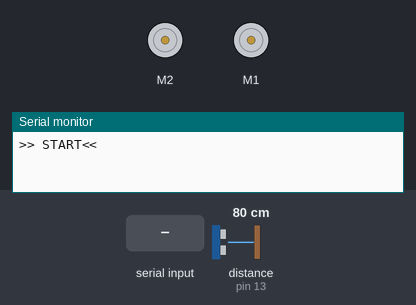
Simulated run of this sketch. Board: Arduino Uno, built with avr-gcc and run on an emulated ATmega328P. Shown: 2 × DC motor (green arrow = forward, orange = backward, longer = faster), the last lines printed to the serial monitor. Wiring (inferred from the names in the program): ultrasonic range finder: trigger pin 12; echo pin 13. The test bench sets the inputs (shaded band); at power-on: distance to the obstacle (sensor on pin 13) 80 cm. The echo pulse lasts 58.3 µs per cm.

Above: at 1.2 s.
1.3 s: "w" received over the second serial link
At 1.7 s:
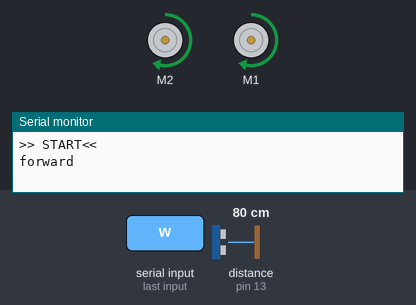
3.3 s: "s" received over the second serial link
At 3.7 s:
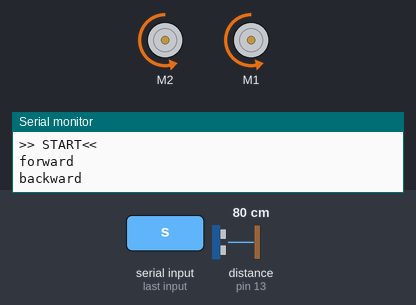
5.3 s: "d" received over the second serial link
At 5.9 s:
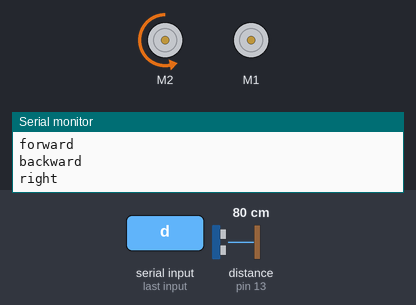
7.5 s: "a" received over the second serial link
At 7.9 s:
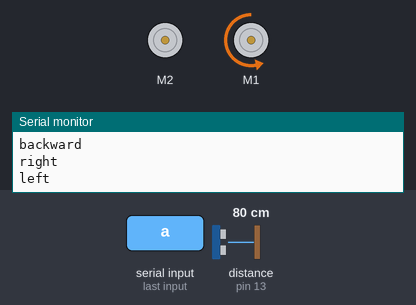
Timing chart, 0 to 10.5 s (numbered marks = the images above; inputs shaded):
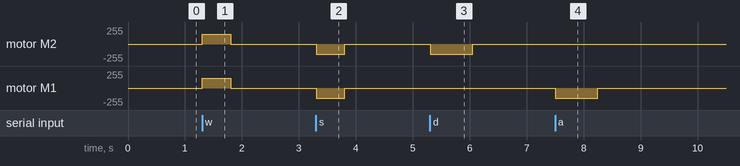

Measured:
- after the input at 1.3 s, motor M2, motor M1: stopped → forward 150/255 at once, → stopped 0.50 s later
- after the input at 3.3 s, motor M2, motor M1: stopped → backward 150/255 at once, → stopped 0.50 s later
- after the input at 5.3 s, motor M2: stopped → backward 150/255 at once, → stopped 0.75 s later
- after the input at 7.5 s, motor M1: stopped → backward 150/255 at once, → stopped 0.75 s later

The sketch:

Silniczki_poruszanie.ino.ino
```cpp
#include <AFMotor.h>
#include <Wire.h>
#include <Adafruit_MotorShield.h>
#include "utility/Adafruit_MS_PWMServoDriver.h"
#include <SoftwareSerial.h>

Adafruit_MotorShield AFMS = Adafruit_MotorShield();
Adafruit_DCMotor *myMotor_L = AFMS.getMotor(2);
Adafruit_DCMotor *myMotor_R = AFMS.getMotor(1);
SoftwareSerial MyBlue(2, 3); // piny służące do komunikacji bluetooth
int Trig = 12 ;  //pin 2 Arduino połączony z pinem Trigger czujnika
int Echo = 13;  //pin 3 Arduino połączony z pinem Echo czujnika
int CM;        //odległość w cm
long TIME;     //długość powrotnego impulsu w uS
bool proximityAlertSent = false;
bool delayRunning=true;
int long delayStart = millis();
int measurement[3] = {99,99,99};
int meanMeasurement = 99;
int robotSpeed = 150;
bool autoBypassing = false;

void setup(){
  AFMS.begin(9600); // połączenie
  MyBlue.begin(9600);
  Serial.begin(9600);
  pinMode(Trig, OUTPUT);  //ustawienie pinu 2 w Arduino jako wyjście
  pinMode(Echo, INPUT);  //ustawienie pinu 3 w Arduino jako wejście
  Serial.println(">> START<<");
  myMotor_L->setSpeed(robotSpeed);
  myMotor_R->setSpeed(robotSpeed);  //ustawienie prędkości silnika
}

void forward(){
  myMotor_L->run(FORWARD); // do przodu
  myMotor_R->run(FORWARD);
  delay(500); //zatrzymanie programu na 500 milisec czyli 0.5 sek
  myMotor_R->run(RELEASE);
  myMotor_L->run(RELEASE); // zatrzymywanie silnika
}

void backward(){
  myMotor_L->run(BACKWARD); // do tyłu
  myMotor_R->run(BACKWARD);
  delay(500);
  myMotor_R->run(RELEASE);
  myMotor_L->run(RELEASE); // zatrzymywanie silnika
}

void left(){
  myMotor_R->run(BACKWARD);
  delay(750);
  myMotor_R->run(RELEASE);

}
void right(){
  myMotor_L->run(BACKWARD);
  delay(750);
  myMotor_L->run(RELEASE);
}
// dodany kod
void speedChange(){
 if (robotSpeed >= 250)
  {
   robotSpeed=250;
  }
  if (robotSpeed <= 0)
  {
    robotSpeed=0;
  }
  myMotor_R->setSpeed(robotSpeed);
  myMotor_L->setSpeed(robotSpeed);
  Serial.println("NOWA PREDKOSC " + robotSpeed);

}

void sendInfo()
{
   String message = "INFO:PREDKOSC<"+String(robotSpeed)+">";
   if (autoBypassing == true)
   {
    message = message + "auto";
   }
   else if( autoBypassing == false)
   {
      message = message + "manual";
   } //TODO test
   Serial.println("###############################");
   Serial.println(message);
   char charMessage[message.length()+1];
   message.toCharArray(charMessage, sizeof(charMessage));
   Serial.println("Wysylanie aktualnej predkosci: " + robotSpeed);
   MyBlue.write(charMessage);

}


int proximityMeasurement ()
{
  //ustawienie stanu wysokiego na 2 uS - impuls inicjalizujacy
  digitalWrite(Trig, LOW);
  delayMicroseconds(2);
  //ustawienie stanu wysokiego na 10 uS - impuls inicjalizujący
  digitalWrite(Trig, HIGH);
  delayMicroseconds(10);
  digitalWrite(Trig, LOW);
  digitalWrite(Echo, HIGH);
  TIME = pulseIn(Echo, HIGH);
  //szerokość odbitego impulsu w uS podzielone przez 58 to odleglosc w cm
  CM = TIME / 58;
  return CM;
}

void loop(){
  if (MyBlue.available()>0){
   char command = MyBlue.read();
   switch ( command )
   {
    case 'w':
      Serial.println("forward");
      forward();
      break;
    case 's':
      Serial.println("backward");
      backward();
      break;
    case 'd':
      Serial.println("right");
      right();
      break;
    case 'a':
      Serial.println("left");
      left();
      break;
    case 'r':
      Serial.println("ZWIEKSZEIE PREDKOSCI");
      robotSpeed = robotSpeed + 10;
      speedChange();
      sendInfo();
      break;
    case 'y':
      Serial.println("ZMNIEJSZENIE PREDKOSCI");
      robotSpeed = robotSpeed - 10;
      speedChange();
      sendInfo();
      break;
    case 'i':
      sendInfo();
      break;
     case 'o':
      autoBypassing = !autoBypassing;
      sendInfo();
    default:
      break;
   }
  }

  // timer
  if (delayRunning && ((millis() - delayStart) >= 2000)) {
    // usrednienie pomiarów
    if (measurement[0] == 99)
    {
      measurement[0]=proximityMeasurement();
    }
    else if (measurement[1] == 99)
    {
      measurement[1]=proximityMeasurement();
    }
    else
    {
      measurement[2]=proximityMeasurement();
      meanMeasurement = (measurement[0]+measurement[1]+measurement[2])/3;
      measurement[0]=99;  // przywrocenie tablicy do wartosci poczatkowych
      measurement[1]=99;
    }

    if (proximityAlertSent==false && meanMeasurement<10 )
    {
      MyBlue.write("PRZESZKODA"); // wyslanie komunikatu o przeszkodzie
      proximityAlertSent = true; // proximity_alert zapobiega wysylaniu wielu komunikatow
      delayStart = millis(); // wyzerowanie timera
      delayRunning = true;  // j.w.
      if (autoBypassing == true)
      {
        left();
      }
    }
    else if (proximityAlertSent==true && meanMeasurement>=15)
    {
      MyBlue.write("KONIEC"); //wyslanie komunikatu o zniknieciu przeszkody z pola widzenia
      proximityAlertSent=false;
    }
  }
}
```
